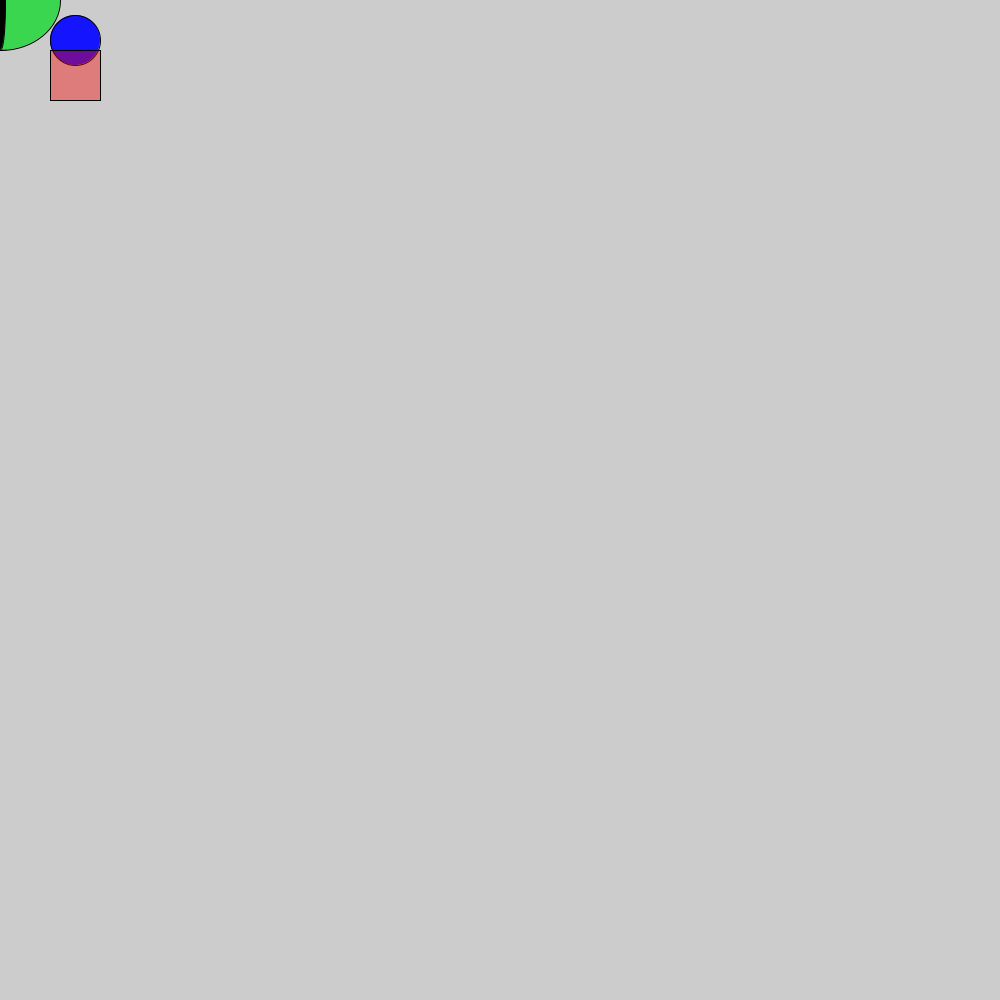
Frame 1 (no input)
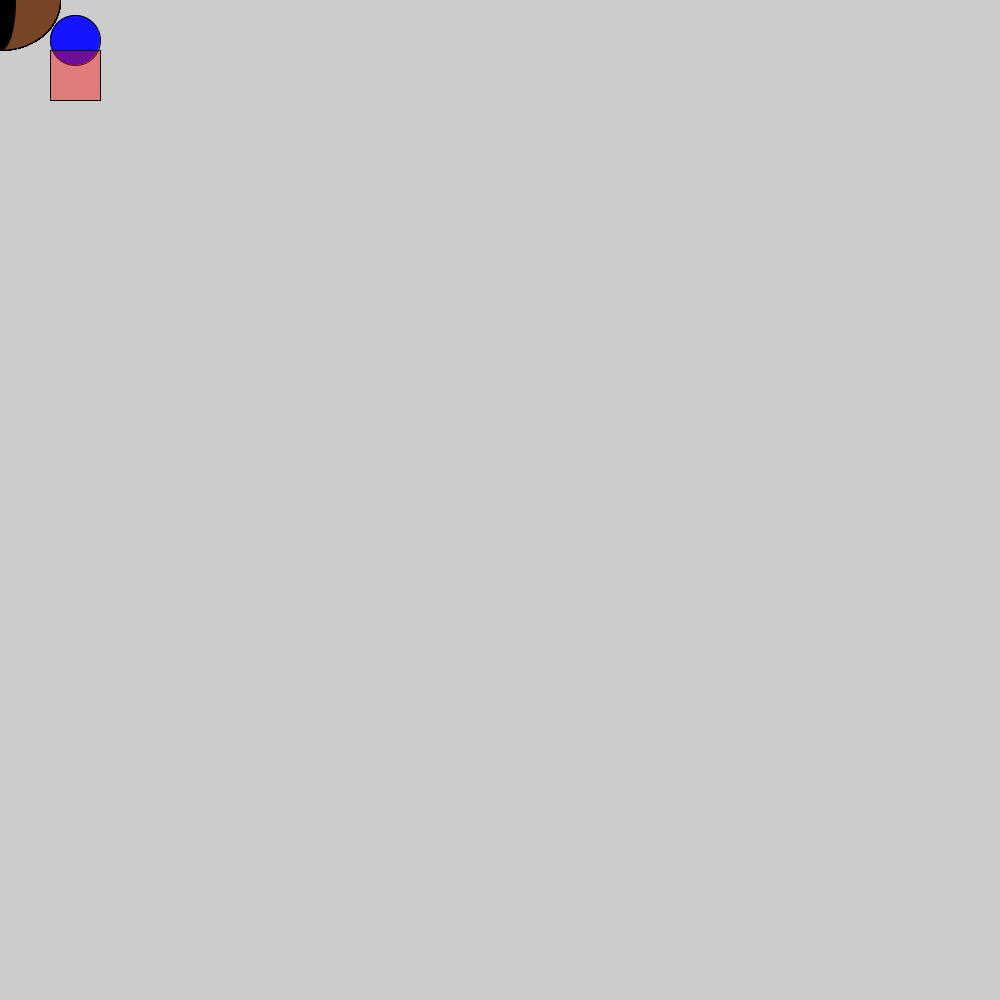
Frame 60 (the mouse pressed at the canvas centre just before this capture)
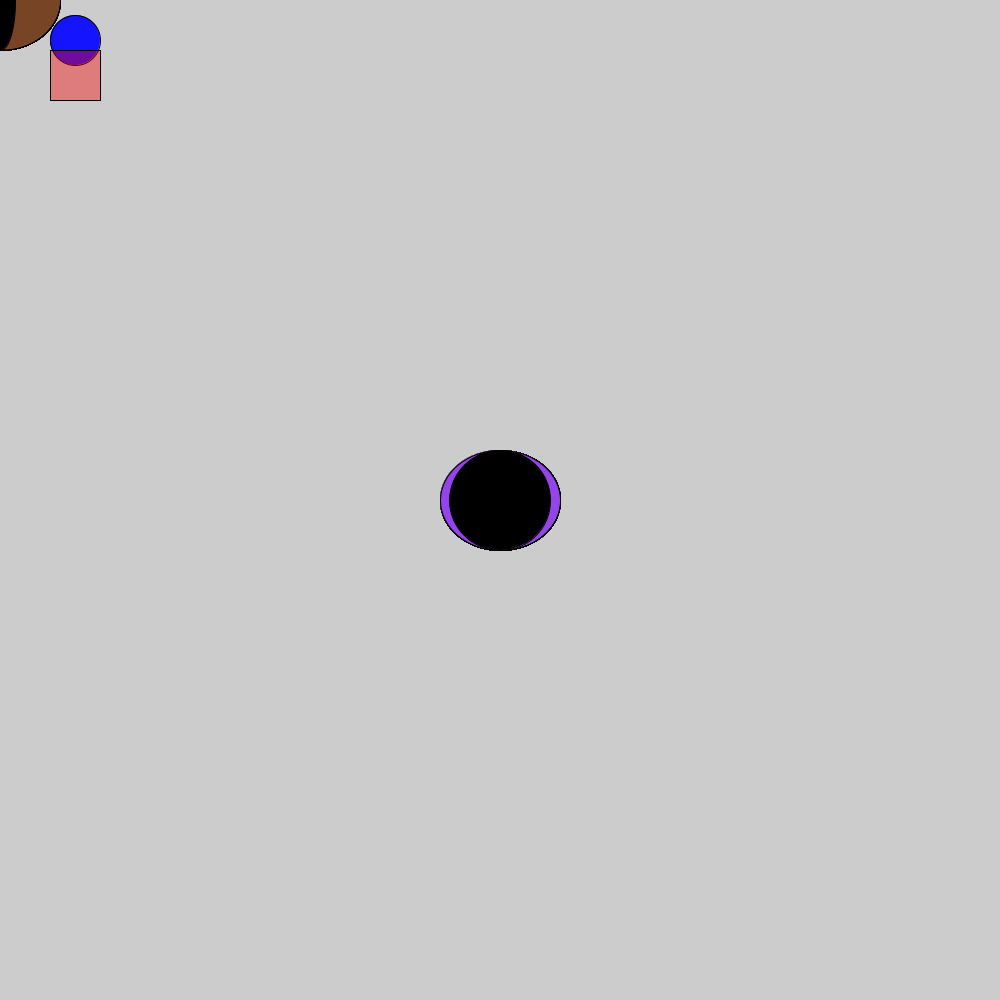
Frame 120 (the mouse held since frame 60 and released just before this capture)

The Processing sketch that drew these frames (run headless with seeded random() and noise(); from frame 60 on, the mouse is pressed at the canvas centre):

// Processing sketch: processing_125809
// ── processing_125809.pde

int x;
int y;

void setup()
{
   size(1000,1000);
   x=1000;
   y=1000;
  size (1000,1000);
  fill (20,20,255);
  ellipse (75,40,50,50);
  fill (250,0,0,100);
  rect (50,50,50,50);
}

void draw()
{
  x = x + 5;
  if (x > 500)
  {
    x=0;
    y=0;
  }
  fill (random(250),(random(250)),(random(250)));
  ellipse (mouseX,mouseY,50,100);
  fill (random(250),(random(250)),(random(250)));
  ellipse (mouseX,mouseY,120,100);
  fill (random(2),(random(1)),(random(-1)));
  ellipse (mouseX,mouseY,random(120),100);
}
void mousePressed()
{
  fill (252,252,252);
  rect (0,0,1000,1000);
  
}
void myVoid()
{
  
}
